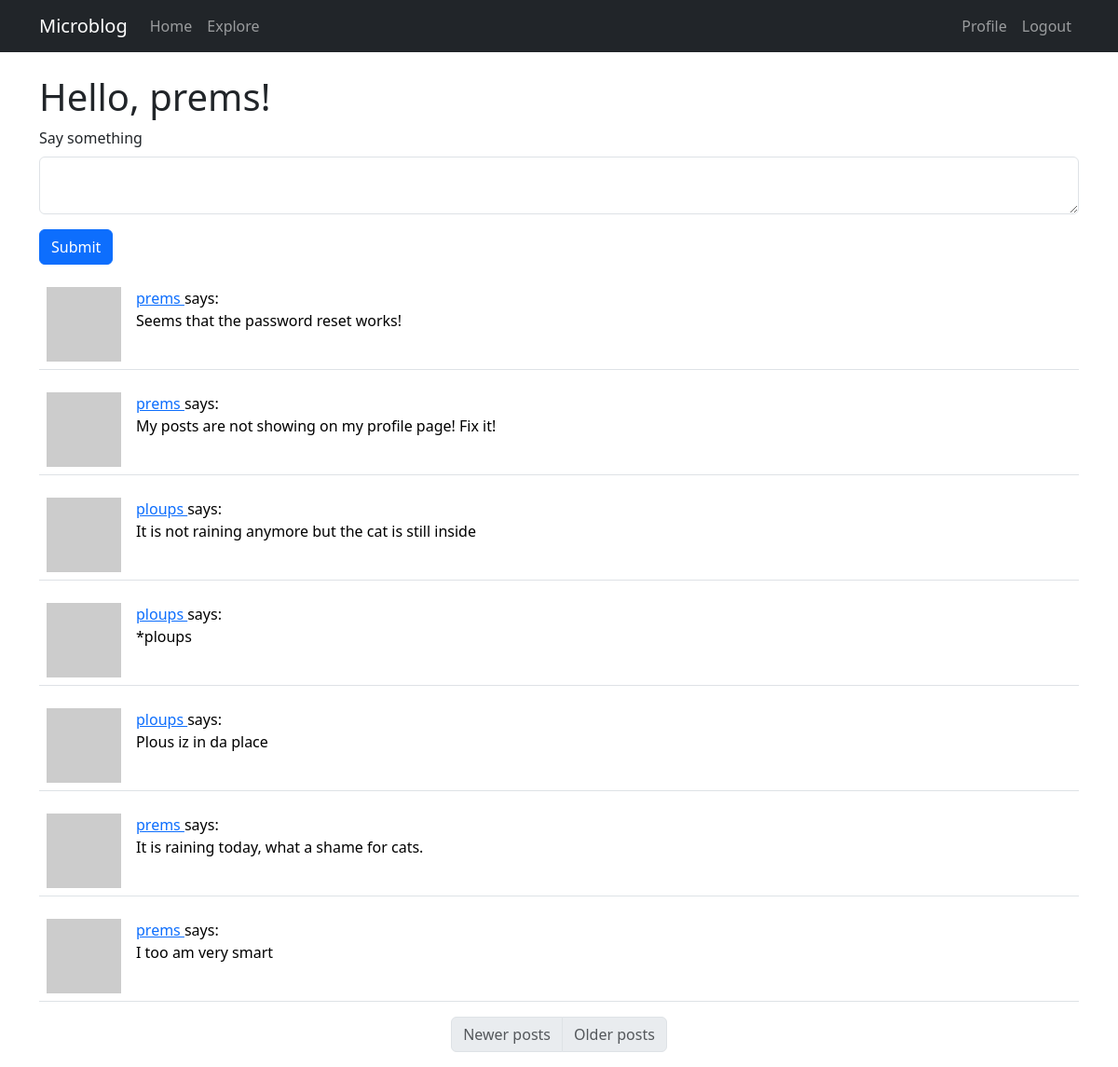
The app's page /index (signed in) with its own data.
### app/models.py (models this page shows, shortened)
class User(UserMixin, db.Model):
    id: so.Mapped[int] = so.mapped_column(primary_key=True)
    username: so.Mapped[str] = so.mapped_column(sa.String(64), index=True, unique=True)
    email: so.Mapped[str] = so.mapped_column(sa.String(120), index=True, unique=True)
    password_hash: so.Mapped[Optional[str]] = so.mapped_column(sa.String(256))
    posts: so.WriteOnlyMapped["Post"] = so.relationship(back_populates="author")
    about_me: so.Mapped[Optional[str]] = so.mapped_column(sa.String(140))
    last_seen: so.Mapped[Optional[datetime]] = so.mapped_column(
        default=lambda: datetime.now(timezone.utc)
    )
    following: so.WriteOnlyMapped["User"] = so.relationship(
        secondary=followers,
        primaryjoin=(followers.c.follower_id == id),
        secondaryjoin=(followers.c.followed_id == id),
        back_populates="followers",
    )
    followers: so.WriteOnlyMapped["User"] = so.relationship(
        secondary=followers,
        primaryjoin=(followers.c.followed_id == id),
        secondaryjoin=(followers.c.follower_id == id),
        back_populates="following",
    )
    def avatar(self, size):
        digest = md5(self.email.lower().encode("utf-8")).hexdigest()
        return f"https://www.gravatar.com/avatar/{digest}?d=identicon&s={size}"
    def following_posts(self):
        Author = so.aliased(User)
        Follower = so.aliased(User)
        return (
            sa.select(Post)
            .join(Post.author.of_type(Author))
            .join(Author.followers.of_type(Follower), isouter=True)
            .where(sa.or_(Follower.id == self.id, Author.id == self.id))
            .group_by(Post)
            .order_by(Post.timestamp.desc())
        )

class Post(db.Model):
    id: so.Mapped[int] = so.mapped_column(primary_key=True)
    body: so.Mapped[str] = so.mapped_column(sa.String(140))
    timestamp: so.Mapped[datetime] = so.mapped_column(
        index=True, default=lambda: datetime.now(timezone.utc)
    )
    user_id: so.Mapped[int] = so.mapped_column(sa.ForeignKey(User.id), index=True)
    author: so.Mapped[User] = so.relationship(back_populates="posts")

### app/routes.py (the view)
@app.route("/", methods=["GET", "POST"])
@app.route("/index", methods=["GET", "POST"])
@login_required
def index():
    form = PostForm()
    if form.validate_on_submit():
        post = Post(body=form.post.data, author=current_user)
        db.session.add(post)
        db.session.commit()
        flash("Your post is posted :)")
        return redirect(url_for("index"))
    page = request.args.get("page", 1, int)
    posts = db.paginate(
        current_user.following_posts(),
        page=page,
        per_page=app.config["POSTS_PER_PAGE"],
        error_out=False,
    )
    prev_url = url_for("index", page=posts.prev_num) if posts.has_prev else None
    next_url = url_for("index", page=posts.next_num) if posts.has_next else None
    return render_template(
        "index.html",
        title="Home",
        form=form,
        posts=posts,
        prev_url=prev_url,
        next_url=next_url,
    )

### app/forms.py
class PostForm(FlaskForm):
    post = TextAreaField(
        "Say something", validators=[DataRequired(), Length(min=1, max=140)]
    )
    submit = SubmitField("Submit")

### app/models.py (called while the page is built)
@login.user_loader
def load_user(id):
    return db.session.get(User, int(id))

### app/routes.py (called while the page is built)
@app.before_request
def before_request():
    if current_user.is_authenticated:
        current_user.last_seen = datetime.now(timezone.utc)
        db.session.commit()

### app/templates/index.html
{% extends 'base.html' %}
{% import "bootstrap_wtf.html" as wtf %}
{% block content %}
<h1>Hello, {{ current_user.username }}!</h1>
{% if form %}
{{ wtf.quick_form(form) }}
{% endif %}
{% for post in posts %}
{% include '_post.html' %}
{% endfor %}
<nav aria-label="Post navigation">
  <ul class="pagination justify-content-center">
    <li class="page-item {% if not prev_url %} disabled{% endif %}">
      <a class="page-link" href="{{ prev_url }}"">Newer posts</a>
    </li>
    <li class=" page-item {% if not next_url %} disabled{% endif %}">
        <a class="page-link" href="{{ next_url }}">Older posts</a>
    </li>
  </ul>
</nav>
{% endblock %}

### app/templates/_post.html
<table class="table table-hover">
    <tr valign="top">
        <td width="70px">
            <a href="{{ url_for('user', username=post.author.username) }}">
                <img src="{{ post.author.avatar(36) }}">
            </a>
        </td>
        <td>
            <a href="{{ url_for('user', username=post.author.username) }}">
                {{ post.author.username }}
            </a>
            says:
            <br>
            {{ post.body }}
        </td>
    </tr>
</table>

### records on screen
User: username "prems"
Post: author.username "prems", body "Seems that the password reset works!"
Post: author.username "prems", body "My posts are not showing on my profile page! Fix it!"
Post: author.username "ploups", body "It is not raining anymore but the cat is still inside"
Post: author.username "ploups", body "*ploups"
Post: author.username "ploups", body "Plous iz in da place"
Post: author.username "prems", body "It is raining today, what a shame for cats."
Post: author.username "prems", body "I too am very smart"

### other values on screen
{{ field.label(class='form-label') }} "Say something"
